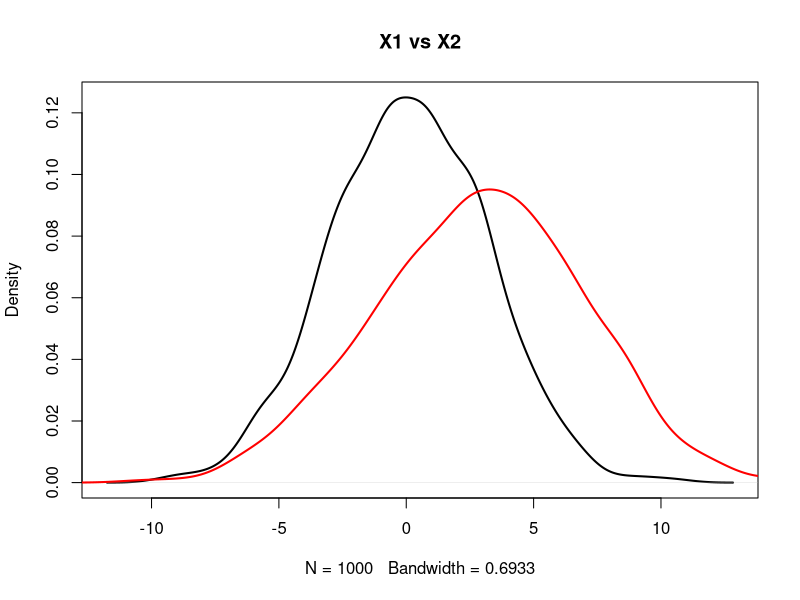
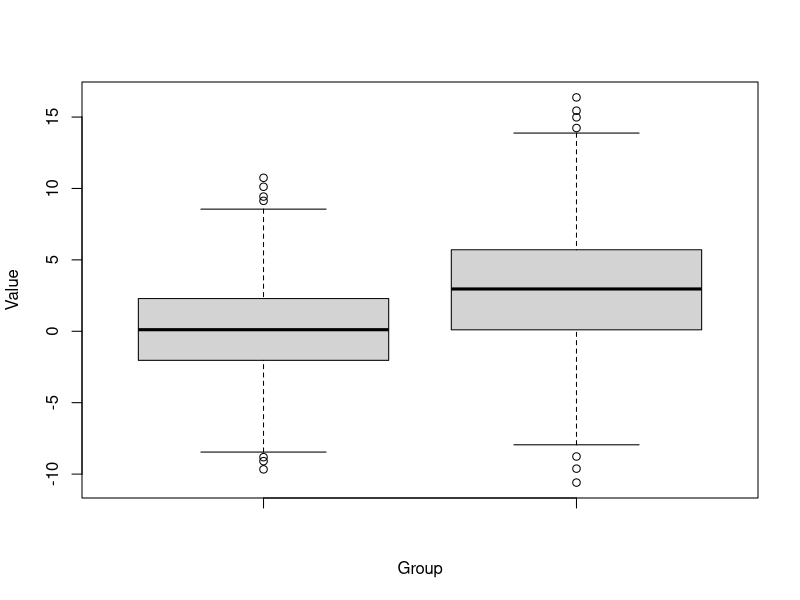

These figures' R source, in order:
#' Sample Script for STAT 501 Presentation

x1<-rnorm(1000, 0, 3)
x2<-rnorm(1000, 3, 4)

plot(density(x1), main="X1 vs X2", lwd=2)
lines(density(x2), col="red", lwd=2)

mean(x1)
mean(x2)
t.test(x1, x2)
boxplot(x1, x2, xlab = "Group", ylab="Value")
